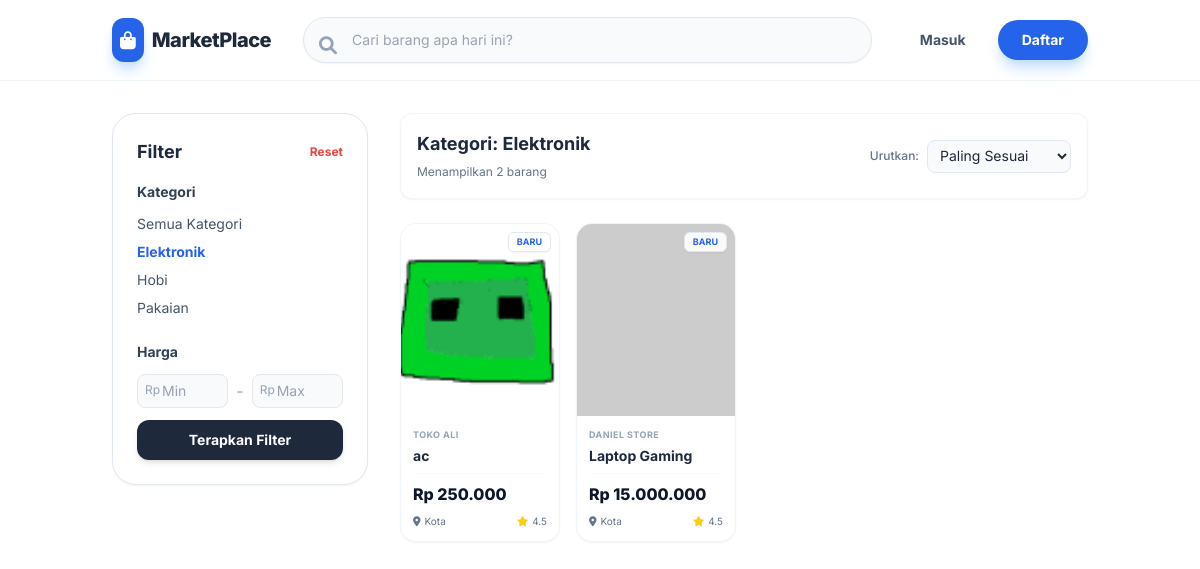
The page /views/browse.php?category=1 on the database as committed earlier.
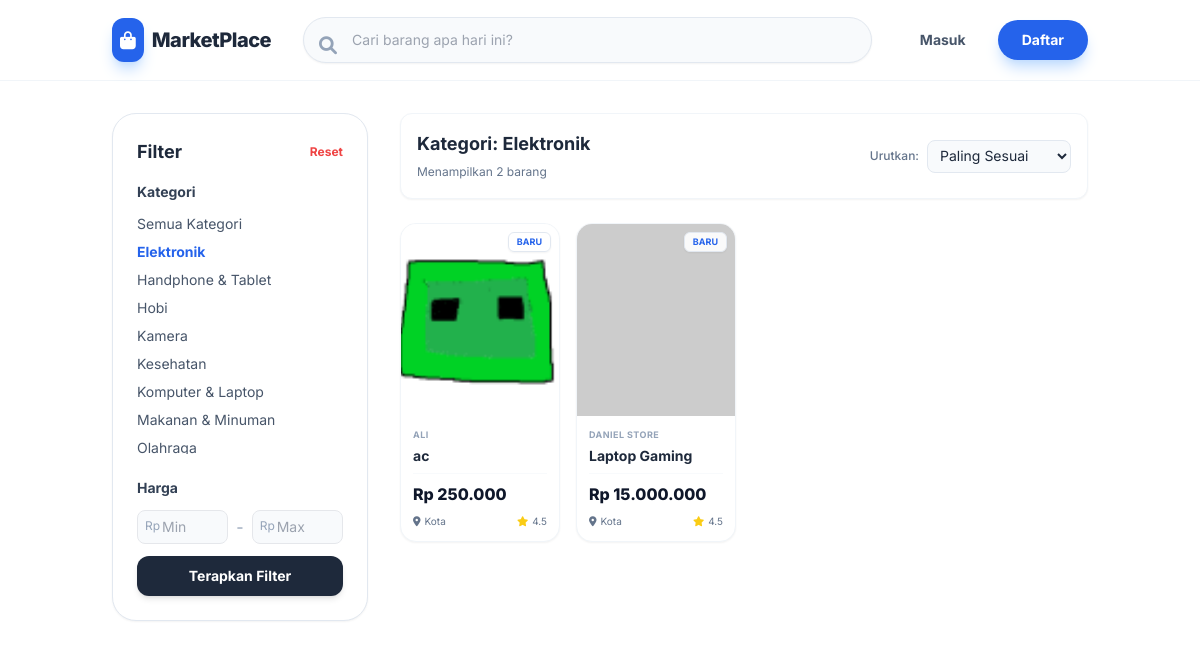
The same page on the database as committed later.
### tables this page shows
CREATE TABLE `categories` (
    `id` int(11) NOT NULL,
    `nama_kategori` varchar(50) NOT NULL
  );

CREATE TABLE `products` (
    `id` int(11) NOT NULL,
    `shop_id` int(11) NOT NULL,
    `category_id` int(11) NOT NULL,
    `nama_produk` varchar(100) NOT NULL,
    `deskripsi` text DEFAULT NULL,
    `harga` decimal(10,2) NOT NULL,
    `stok` int(11) NOT NULL,
    `gambar` varchar(255) DEFAULT NULL,
    `created_at` timestamp NOT NULL DEFAULT current_timestamp()
  );

CREATE TABLE `shops` (
    `id` int(11) NOT NULL,
    `user_id` int(11) NOT NULL,
    `nama_toko` varchar(100) NOT NULL,
    `deskripsi_toko` text DEFAULT NULL,
    `alamat_toko` text DEFAULT NULL,
    `created_at` timestamp NOT NULL DEFAULT current_timestamp()
  );

### Views/browse.php (the view, shortened to what the changed rows need)
<?php
$category_id = $_GET['category'] ?? null;
$search_query = $_GET['search'] ?? null;
$database = new Database();
$db = $database->getConnection();
$sql = "SELECT p.*, s.nama_toko, c.nama_kategori
        FROM products p
        JOIN shops s ON p.shop_id = s.id
        JOIN categories c ON p.category_id = c.id
        WHERE 1=1";
$params = [];
if ($category_id) {
    $sql .= " AND p.category_id = :cat_id";
    $params[':cat_id'] = $category_id;
}
$sql .= " ORDER BY p.created_at DESC";
$stmt = $db->prepare($sql);
$stmt->execute($params);
$products = $stmt->fetchAll(PDO::FETCH_ASSOC);
$stmt_cat = $db->prepare("SELECT * FROM categories ORDER BY nama_kategori ASC");
$stmt_cat->execute();
$categories = $stmt_cat->fetchAll(PDO::FETCH_ASSOC);
?>
<!DOCTYPE html>
<html lang="id">
<head>
    <script src="https://cdn.tailwindcss.com"></script>
    <link rel="stylesheet" href="https://cdnjs.cloudflare.com/ajax/libs/font-awesome/6.0.0/css/all.min.css">
</head>
<body class="text-slate-800">
    <div class="container mx-auto px-4 sm:px-6 py-8">
        <div class="flex flex-col md:flex-row gap-8">
            <div class="w-full md:w-64 flex-shrink-0">
                <div class="bg-white rounded-[1.5rem] shadow-sm border border-slate-200 p-6 sticky top-24">
                    <div class="mb-6">
                        <div class="space-y-2 max-h-60 overflow-y-auto pr-2 custom-scrollbar">
                            <a href="browse.php<?php echo $search_query ? '?search='.$search_query : ''; ?>"
                               class="block text-sm <?php echo !$category_id ? 'text-blue-600 font-bold' : 'text-slate-600 hover:text-blue-600'; ?>">
                               Semua Kategori
                            </a>
                            <?php foreach($categories as $cat): ?>
                                <a href="browse.php?category=<?php echo $cat['id']; ?><?php echo $search_query ? '&search='.$search_query : ''; ?>"
                                   class="block text-sm <?php echo $category_id == $cat['id'] ? 'text-blue-600 font-bold' : 'text-slate-600 hover:text-blue-600'; ?>">
                                    <?php echo htmlspecialchars($cat['nama_kategori']); ?>
                                </a>
                            <?php endforeach; ?>
                        </div>
                    </div>
                </div>
            </div>
            <div class="flex-1">
                <div class="mb-6 flex items-center justify-between bg-white p-4 rounded-xl border border-slate-100 shadow-sm">
                    <div>
                        <h1 class="text-lg font-bold text-slate-800">
                            <?php
                                if($search_query) echo 'Hasil pencarian: "' . htmlspecialchars($search_query) . '"';
                                elseif($category_id) {
                                    $catName = "Kategori";
                                    foreach($categories as $c) { if($c['id'] == $category_id) $catName = $c['nama_kategori']; }
                                    echo 'Kategori: ' . htmlspecialchars($catName);
                                }
                                else echo 'Semua Produk';
                            ?>
                        </h1>
                        <span class="text-xs text-slate-500">Menampilkan <?php echo count($products); ?> barang</span>
                    </div>
                </div>
                <?php if(count($products) > 0): ?>
                    <div class="grid grid-cols-2 md:grid-cols-3 lg:grid-cols-4 gap-4">
                        <?php foreach($products as $prod): ?>
                            <div class="bg-white rounded-2xl shadow-sm border border-slate-100 overflow-hidden hover:shadow-xl hover:-translate-y-1 transition duration-300 group cursor-pointer flex flex-col h-full" onclick="addToCart(<?php echo $prod['id']; ?>)">
                                <div class="h-48 bg-slate-50 relative overflow-hidden">
                                    <img src="<?php echo $prod['gambar'] ? '../assets/images/'.$prod['gambar'] : 'https://via.placeholder.com/300?text=No+Image'; ?>"
                                         class="w-full h-full object-cover group-hover:scale-105 transition duration-500">
                                    <?php if(strtotime($prod['created_at']) > strtotime('-7 days')): ?>
                                    <div class="absolute top-2 right-2 bg-white/90 backdrop-blur-sm px-2 py-0.5 rounded-md text-[9px] font-bold text-blue-600 shadow-sm border border-slate-200">
                                        BARU
                                    </div>
                                    <?php endif; ?>
                                </div>
                                <div class="p-3 flex flex-col flex-grow">
                                    <div class="text-[9px] text-slate-400 font-bold uppercase tracking-wider mb-1">
                                        <?php echo htmlspecialchars($prod['nama_toko']); ?>
                                    </div>
                                    <h3 class="font-bold text-slate-800 text-sm line-clamp-2 mb-2 group-hover:text-blue-600 transition leading-snug">
                                        <?php echo htmlspecialchars($prod['nama_produk']); ?>
                                    </h3>
                                    <div class="mt-auto pt-2 border-t border-slate-50">
                                        <p class="text-slate-900 font-extrabold text-base mb-2">Rp <?php echo number_format($prod['harga'], 0, ',', '.'); ?></p>
                                        <div class="flex items-center justify-between text-[10px] text-slate-500">
                                            <span class="flex items-center gap-1"><i class="fas fa-map-marker-alt"></i> Kota</span>
                                            <span class="flex items-center gap-1"><i class="fas fa-star text-yellow-400"></i> 4.5</span>
                                        </div>
                                    </div>
                                </div>
                            </div>
                        <?php endforeach; ?>
                    </div>
                <?php endif; ?>
            </div>
        </div>
    </div>
</body>
</html>

Rows that differ between the two databases and show on the page:
no longer on this page (row unchanged): categories: nama_kategori "Pakaian"
added categories: nama_kategori "Handphone & Tablet"
added categories: nama_kategori "Kamera"
added categories: nama_kategori "Kesehatan"
added categories: nama_kategori "Komputer & Laptop"
added categories: nama_kategori "Makanan & Minuman"
added categories: nama_kategori "Olahraga"
changed through a linked row, products "ac": shop.nama_toko "TOKO ALI" → "ALI"
